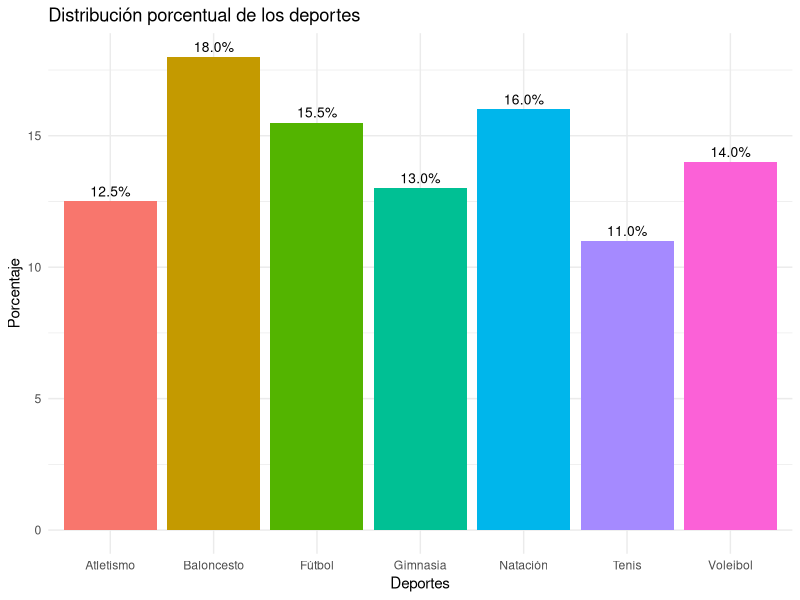
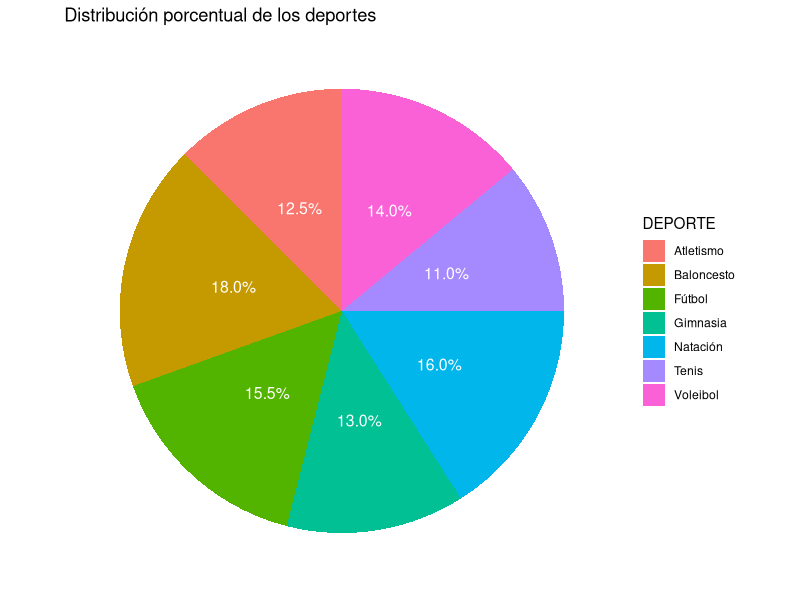
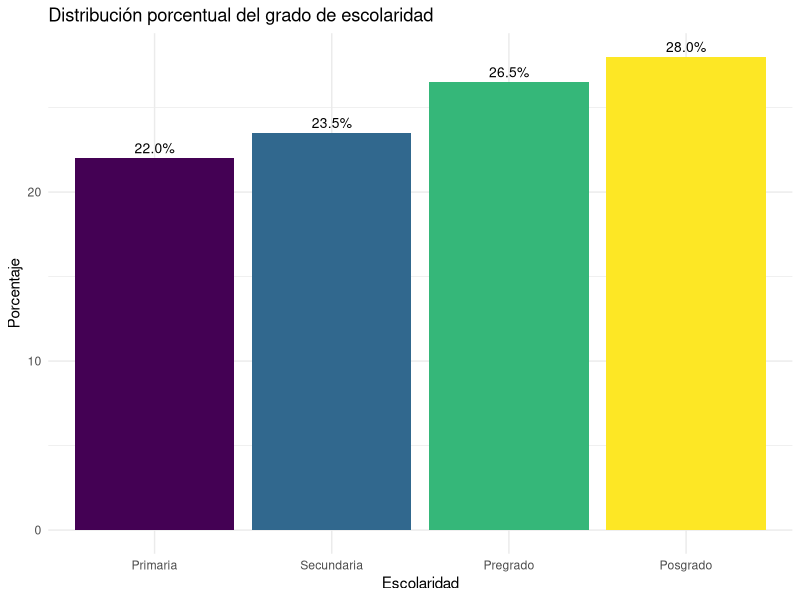
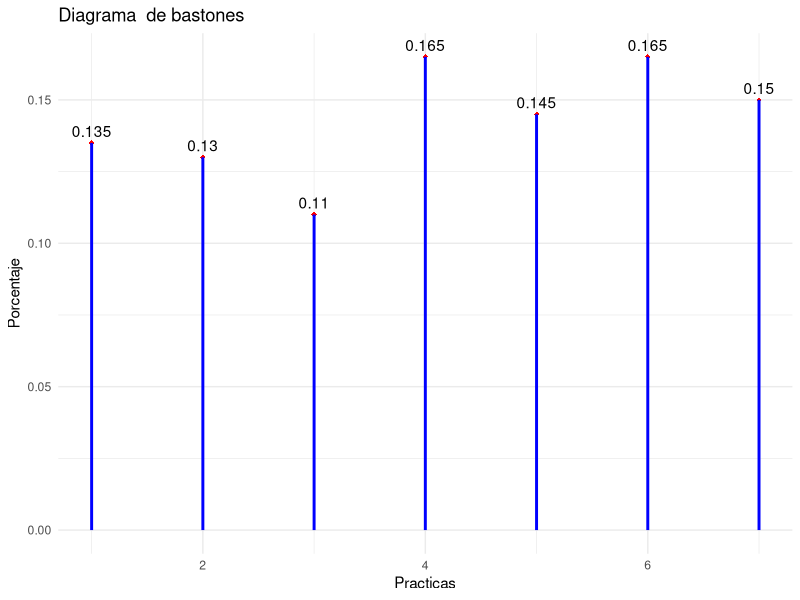
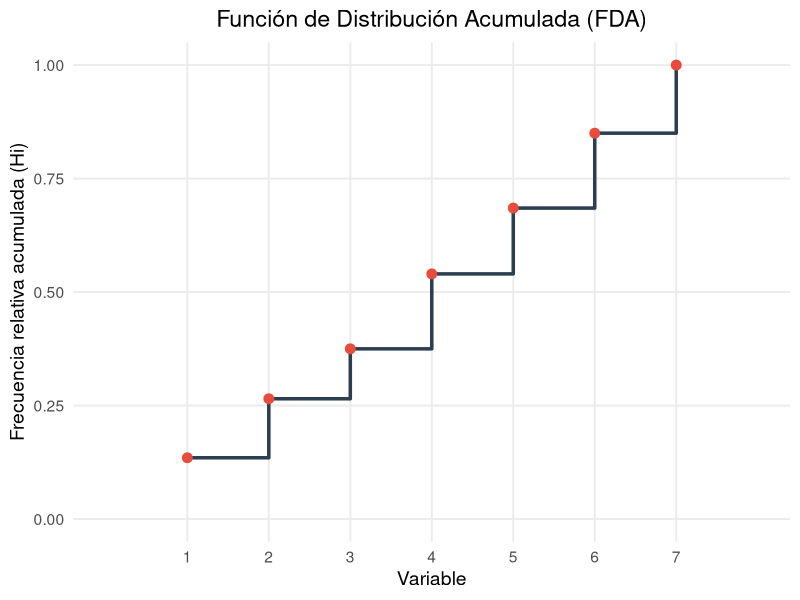
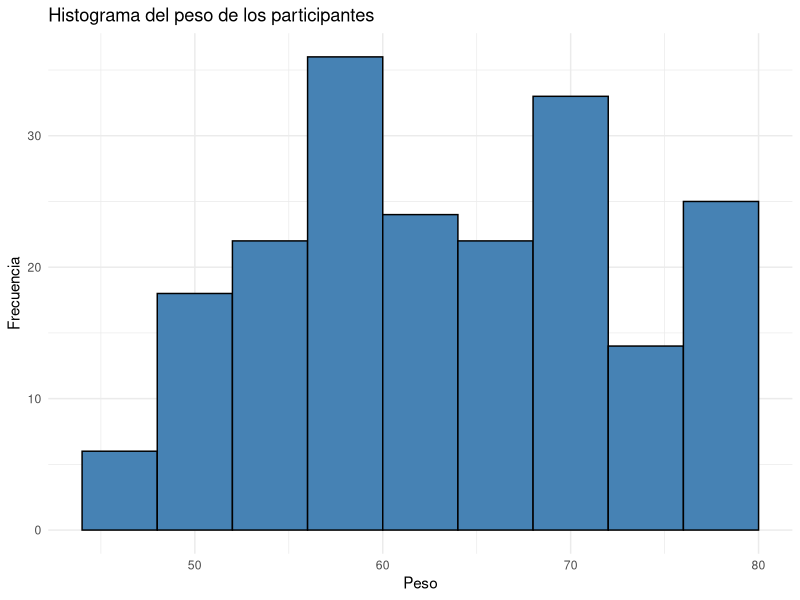
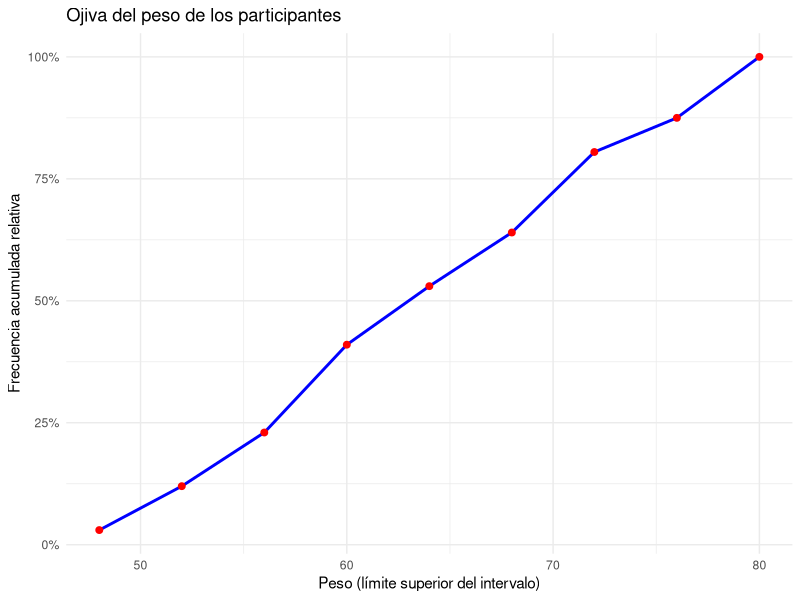
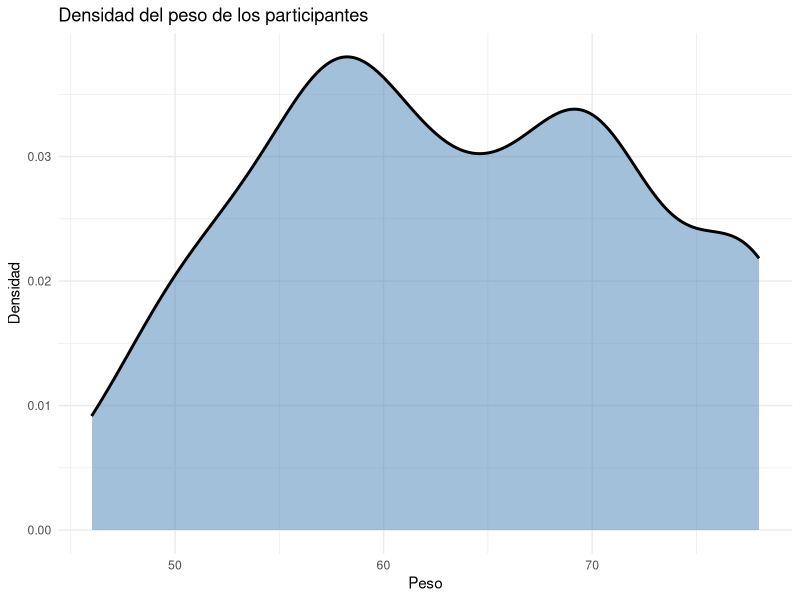

Recreate these plots in R, in order.
## ---- chunk 1
ipak <- function(pkg){
  
  # Definir repositorio CRAN (evita el error del mirror)
  options(repos = c(CRAN = "https://cloud.r-project.org"))
  
  # Identificar paquetes instalados
  installed <- rownames(installed.packages())
  
  # Identificar paquetes faltantes
  new.pkg <- setdiff(pkg, installed)
  
  # Instalar paquetes faltantes
  if(length(new.pkg) > 0){
    install.packages(new.pkg, dependencies = TRUE)
  }
  
  # Cargar paquetes sin mostrar mensajes
  invisible(lapply(pkg, function(p){
    suppressPackageStartupMessages(
      library(p, character.only = TRUE)
    )
  }))
}

# Crear la lista de los paquetes a utilizar
packages <- c("tidyverse", "kableExtra", "psych", "readxl")

# Instalar y cargar los paquetes del listado anterior
ipak(packages)
## ---- chunk 2
Deporte <-read_excel("deporte.xlsx")
## ---- chunk 3
head(Deporte)
## ---- chunk 4
Deporte %>% names %>% length()
## ---- chunk 5
names(Deporte)
## ---- chunk 6
glimpse(Deporte)
## ---- chunk 7

Deporte$GENERO <- as.factor(Deporte$GENERO)
Deporte$DEPORTE <- as.factor(Deporte$DEPORTE)

Deporte$ESCOLARIDAD <- factor(Deporte$ESCOLARIDAD, 
                            levels = c("Primaria", "Secundaria", "Pregrado", "Posgrado"), ordered = TRUE)

Deporte$DESEMPEÑO <- factor(Deporte$DESEMPEÑO, 
                          levels = c("Bajo", "Medio", "Alto"), ordered = TRUE)

## ---- chunk 8
glimpse(Deporte)
## ---- chunk 9
# Crear la tabla original
tabla <- tibble(Deportes = Deporte$DEPORTE) %>% 
  group_by(Deportes) %>% 
  summarise(fi = n()) %>%
  mutate(
    hi = round(fi/sum(fi), 4), 
    Porcentaje = paste0(hi*100, "%"),)

# Convertir las columnas a character para evitar conflictos
tabla <- tabla %>% mutate(
  Deportes = as.character(Deportes))

# Añadir la fila de totales
totales <- tibble(
  Deportes = "Total",
  fi = sum(tabla$fi),
  hi = round(sum(tabla$hi), 4),
  Porcentaje = paste0(round(sum(tabla$hi) * 100, 2), "%"))

# Combinar la tabla con los totales
tabla_final <- bind_rows(tabla, totales)

# Mostrar la tabla final con kable
tabla_final %>% 
  knitr::kable(
    col.names = c("Deportes", "$f_i$", "$h_i$", "Porcentaje"), 
    align = c("l", "c", "c", "c"))
## ---- chunk 10
# Cargar las librerías necesarias
library(ggplot2)
library(dplyr)
library(readxl)


# Calcular los porcentajes de cada categoría en la variable ESTADO
deporte_counts <- Deporte %>%
  dplyr::count(DEPORTE) %>%
  mutate(porcentaje = n / sum(n) * 100)

# Crear el diagrama de barras
ggplot(deporte_counts, aes(x = DEPORTE, y = porcentaje, fill = DEPORTE)) +
  geom_bar(stat = "identity") +
  labs(title = "Distribución porcentual de los deportes", 
       x = "Deportes", 
       y = "Porcentaje") +
  theme_minimal() +
  theme(legend.position = "none") +
  geom_text(aes(label = sprintf("%.1f%%", porcentaje)), 
            vjust = -0.5, 
            color = "black", 
            size = 3.5)
## ---- chunk 11
# Cargar las librerías necesarias
library(ggplot2)
library(dplyr)
library(readxl)



# Calcular los porcentajes de cada categoría en la variable ESTADO
deporte_counts <- Deporte %>%
  dplyr::count(DEPORTE) %>%
  mutate(porcentaje = n / sum(n) * 100)

# Crear el diagrama circular
ggplot(deporte_counts, aes(x = "", y = porcentaje, fill = DEPORTE)) +
  geom_bar(stat = "identity", width = 1) +
  coord_polar("y") +
  labs(title = "Distribución porcentual de los deportes") +
  theme_minimal() +
  theme(axis.title.x = element_blank(),
        axis.title.y = element_blank(),
        panel.grid = element_blank(),
        axis.text.x = element_blank()) +
  geom_text(aes(label = sprintf("%.1f%%", porcentaje)), 
            position = position_stack(vjust = 0.5), 
            color = "white", 
            size = 4)
## ---- chunk 12
# Crear la tabla original
tabla <- tibble(Escolaridad = Deporte$ESCOLARIDAD) %>% 
  group_by(Escolaridad) %>% 
  summarise(fi = n()) %>%
  mutate(
    hi = round(fi/sum(fi), 4), 
    Porcentaje = paste0(hi*100, "%"),
    Fi = cumsum(fi),
    Hi = cumsum(hi)
  )

# Convertir las columnas Fucion, Fi, y Hi a character para evitar conflictos
tabla <- tabla %>% mutate(
  Escolaridad = as.character(Escolaridad),
  Fi = as.character(Fi),
  Hi = as.character(Hi)
)

# Añadir la fila de totales, dejando Fi y Hi vacíos
totales <- tibble(
  Escolaridad = "Total",
  fi = sum(tabla$fi),
  hi = round(sum(tabla$hi), 4),
  Porcentaje = paste0(round(sum(tabla$hi) * 100, 2), "%"),
  Fi = "",  # Puedes dejar en blanco o usar un valor numérico
  Hi = ""   # Puedes dejar en blanco o usar un valor numérico
)

# Combinar la tabla con los totales
tabla_final <- bind_rows(tabla, totales)

# Mostrar la tabla final con kable
tabla_final %>% 
  knitr::kable(
    col.names = c("Escolaridad", "fi", "hi", "Porcentaje", "Fi", "Hi"), 
    align = c("l", "c", "c", "c", "c", "c")
  )
## ---- chunk 13
# Cargar las librerías necesarias
library(ggplot2)
library(dplyr)
library(readxl)


# Calcular los porcentajes de cada categoría en la variable ESTADO
escolaridad_counts <- Deporte %>%
  dplyr::count(ESCOLARIDAD) %>%
  mutate(porcentaje = n / sum(n) * 100)

# Crear el diagrama de barras
ggplot(escolaridad_counts, aes(x = ESCOLARIDAD, y = porcentaje, fill = ESCOLARIDAD)) +
  geom_bar(stat = "identity") +
  labs(title = "Distribución porcentual del grado de escolaridad", 
       x = "Escolaridad", 
       y = "Porcentaje") +
  theme_minimal() +
  theme(legend.position = "none") +
  geom_text(aes(label = sprintf("%.1f%%", porcentaje)), 
            vjust = -0.5, 
            color = "black", 
            size = 3.5)
## ---- chunk 14
# Crear la tabla original
tabla <- tibble(Practicas = Deporte$PRACTICAS) %>% 
  group_by(Practicas) %>% 
  summarise(fi = n()) %>%
  mutate(
    hi = round(fi/sum(fi), 4), 
    Porcentaje = paste0(hi*100, "%"),
    Fi = cumsum(fi),
    Hi = cumsum(hi)
  )

# Convertir las columnas Personas, Fi, y Hi a character para evitar conflictos
tabla <- tabla %>% mutate(
  Practicas = as.character(Practicas),
  Fi = as.character(Fi),
  Hi = as.character(Hi)
)

# Añadir la fila de totales, dejando Fi y Hi vacíos
totales <- tibble(
  Practicas = "Total",
  fi = sum(tabla$fi),
  hi = round(sum(tabla$hi), 2),
  Porcentaje = paste0(round(sum(tabla$hi) * 100, 2), "%"),
  Fi = "",  # Puedes dejar en blanco o usar un valor numérico
  Hi = ""   # Puedes dejar en blanco o usar un valor numérico
)

# Combinar la tabla con los totales
tabla_final <- bind_rows(tabla, totales)

# Mostrar la tabla final con kable
tabla_final %>% 
  knitr::kable(
    col.names = c("Practicas", "fi", "hi", "Porcentaje", "Fi", "Hi"), 
    align = c("l", "c", "c", "c", "c", "c")
  )
## ---- chunk 15
# valores de la variable
x <- c(1,2,3,4,5,6,7)
# f.m.p.
fx <- c(0.135, 0.130, 0.110, 0.165, 0.145, 0.165, 0.150)

# Crear un dataframe con los datos
df <- data.frame(x = x, fx = fx)

# Gráfico con ggplot2
ggplot(df, aes(x = x, y = fx)) +
  geom_point(shape = 18, color = "red") +
  geom_segment(aes(xend = x, yend = 0), size = 1, color = "blue") +
  labs(x = "Practicas", y = "Porcentaje", title = "Diagrama  de bastones") +
  theme_minimal() +
  geom_text(aes(label = fx), vjust = -0.5)
## ---- chunk 16
# Cargar librerías
library(ggplot2)
library(tibble)

# Crear datos
df <- tibble(
  x = c(1,2,3,4,5,6,7),
  Hi = c(0.135, 0.265, 0.375, 0.54, 0.685, 0.85, 1)
)

# Gráfica de función de distribución acumulada
ggplot(df, aes(x = x, y = Hi)) +
  geom_step(color = "#2C3E50", size = 1.2) +        # línea escalonada (CDF)
  geom_point(color = "#E74C3C", size = 3) +         # puntos
  scale_x_continuous(breaks = df$x, limits = c(0, 8)) +
  scale_y_continuous(limits = c(0, 1)) +
  labs(
    title = "Función de Distribución Acumulada (FDA)",
    x = "Variable",
    y = "Frecuencia relativa acumulada (Hi)"
  ) +
  theme_minimal(base_size = 14) +
  theme(
    plot.title = element_text(face = "plain", hjust = 0.5),
    panel.grid.minor = element_blank()
  )
## ---- chunk 17
Min <- min(Deporte$PESO)
Min
## ---- chunk 18
Max <- max(Deporte$PESO)
Max
## ---- chunk 19
R <- Max-Min
R
## ---- chunk 20
m <- ceiling(1 + 3.322*log10(nrow(Deporte)))
m
## ---- chunk 21
A <- ceiling((R/m) * 1) / 1
A
## ---- chunk 22
RC <- A*m
RC
## ---- chunk 23
D <- RC-R
D
## ---- chunk 24
Xmin <- Min-4
Xmin
## ---- chunk 25
Xmax <- Max+4
Xmax
## ---- chunk 26
library(dplyr)
library(kableExtra)

m1 <- (Xmin+(Xmin+A))/2

interv = cut(x = Deporte$PESO, breaks = seq(Xmin, Xmax, by = A), include.lowest = TRUE)

tabla <- tibble(Peso = interv) %>% 
  group_by(Peso) %>% 
  summarise(fi = n()) %>% 
  mutate(hi = fi / sum(fi)) %>% 
  mutate(
    mi = seq(m1, m1+(m-1)*A, by = A) %>% as.character(),  # Convertir `mi` a carácter
    Fi = cumsum(fi) %>% as.character(),                   # Convertir `Fi` a carácter
    Hi = cumsum(fi / sum(fi)) %>% as.character()          # Convertir `Hi` a carácter
  ) %>% 
  relocate(Peso, mi, fi)
  

# Agregar la fila total con casillas en blanco
tabla <- tabla %>% 
  add_row(Peso = "Total", mi = "", fi = sum(tabla$fi), hi = sum(tabla$hi), Fi = "", Hi = "")

# Generar la tabla con knitr::kable y agregar título
tabla %>% 
  knitr::kable(
    col.names = c("Peso", "mi", "fi", "hi", "Fi", "Hi"), 
    align = c("l", "r", "r", "r", "r", "r")
  ) %>% 
  kableExtra::kable_styling(full_width = FALSE) %>% 
  kableExtra::add_header_above(c("Distribuciones de frecuencias para la variable Peso" = 6))
## ---- chunk 27
library(ggplot2)

# Crear el dataframe manualmente (según tu tabla)
peso <- data.frame(
  li = c(44, 48, 52, 56, 60, 64, 68, 72, 76),
  ls = c(48, 52, 56, 60, 64, 68, 72, 76, 80),
  mi = c(46, 50, 54, 58, 62, 66, 70, 74, 78),
  fi = c(6, 18, 22, 36, 24, 22, 33, 14, 25)
)

# Graficar histograma (usando geom_col porque son datos agrupados)
ggplot(peso, aes(x = mi, y = fi)) +
  geom_col(width = 4, fill = "steelblue", color = "black") +
  labs(
    title = "Histograma del peso de los participantes",
    x = "Peso",
    y = "Frecuencia"
  ) +
  theme_minimal()
## ---- chunk 28
library(ggplot2)

# Crear el dataframe según tu tabla
peso <- data.frame(
  li = c(44, 48, 52, 56, 60, 64, 68, 72, 76),
  ls = c(48, 52, 56, 60, 64, 68, 72, 76, 80),
  Hi = c(0.03, 0.12, 0.23, 0.41, 0.53, 0.64, 0.805, 0.875, 1.000)
)

# Graficar la ojiva
ggplot(peso, aes(x = ls, y = Hi)) +
  geom_line(color = "blue", size = 1) +
  geom_point(color = "red", size = 2) +
  labs(
    title = "Ojiva del peso de los participantes",
    x = "Peso (límite superior del intervalo)",
    y = "Frecuencia acumulada relativa"
  ) +
  scale_y_continuous(labels = scales::percent) +
  theme_minimal()
## ---- chunk 29
library(ggplot2)
library(dplyr)

# Datos agrupados
peso <- data.frame(
  mi = c(46, 50, 54, 58, 62, 66, 70, 74, 78),
  fi = c(6, 18, 22, 36, 24, 22, 33, 14, 25)
)

# Expandir los datos (aproximación)
peso_expandida <- peso %>%
  slice(rep(1:n(), fi))

# Gráfico de densidad
ggplot(peso_expandida, aes(x = mi)) +
  geom_density(fill = "steelblue", alpha = 0.5, size = 1) +
  labs(
    title = "Densidad del peso de los participantes",
    x = "Peso",
    y = "Densidad"
  ) +
  theme_minimal()
## ---- chunk 30
# Cargar las bibliotecas necesarias
library(dplyr)
library(readxl)
library(kableExtra)



# Crear una tabla de contingencia con DEPORTE y ESCOLARIDAD
table_DEPORTE_ESCOLARIDAD <- table(Deporte$DEPORTE, Deporte$ESCOLARIDAD)

# Convertir la tabla a un data frame para facilitar el manejo de datos
table_df <- as.data.frame.matrix(table_DEPORTE_ESCOLARIDAD)

# Calcular los totales de frecuencia absoluta (Total)
table_df$Total <- rowSums(table_df)  # Totales por fila
total_fi <- sum(table_df$Total)      # Total general

# Añadir una fila de totales al final de la tabla
table_df <- rbind(table_df, Total = c(colSums(table_DEPORTE_ESCOLARIDAD), total_fi))

# Mostrar la tabla con kableExtra, aplicando color solo a la fila de Totales
table_df %>%
  kable("html", caption = "Tabla de Frecuencias absolutas de DEPORTE vs ESCOLARIDAD de los participantes") %>%
  kable_styling(bootstrap_options = c("striped", "hover", "condensed", "responsive"),
                full_width = F, position = "center") %>%
  row_spec(nrow(table_df), bold = T, color = "white", background = "darkblue")  # Resaltar solo la fila de Totales
## ---- chunk 31
# Cargar las bibliotecas necesarias
library(dplyr)
library(readxl)
library(kableExtra)


# Crear una tabla de contingencia con DEPORTE y ESCOLARIDAD
table_DEPORTE_ESCOLARIDAD <- table(Deporte$DEPORTE, Deporte$ESCOLARIDAD)

# Convertir la tabla a un data frame para facilitar el manejo de datos
table_df <- as.data.frame.matrix(table_DEPORTE_ESCOLARIDAD)

# Calcular el total general para las frecuencias relativas
total_fi <- sum(table_df)  # Total general para todas las celdas

# Calcular las frecuencias relativas
table_df <- table_df / total_fi  # Dividir cada valor por el total general para obtener la frecuencia relativa

# Calcular los totales de frecuencia relativa por fila y columna
table_df$Total <- rowSums(table_df)  # Totales por fila (frecuencias relativas)
total_column <- colSums(table_df)  # Totales por columna (frecuencias relativas)

# Añadir una fila de totales al final de la tabla
table_df <- rbind(table_df, Total = total_column)

# Mostrar la tabla con kableExtra, aplicando color solo a la fila de Totales
table_df %>%
  kable("html", caption = "Tabla de Frecuencias Relativas de DEPORTE vs ESCOLARIDAD de los participantes") %>%
  kable_styling(bootstrap_options = c("striped", "hover", "condensed", "responsive"),
                full_width = F, position = "center") %>%
  row_spec(nrow(table_df), bold = T, color = "white", background = "darkblue")  # Resaltar solo la fila de Totales
## ---- chunk 32
# Cargar las librerías necesarias
library(ggplot2)
library(dplyr)
library(readxl)

# Calcular los porcentajes de cada categoría de DEPORTE dentro del nivel de ESCOLARIDAD
data_porcentaje <- Deporte %>%
  count(DEPORTE, ESCOLARIDAD) %>%
  group_by(DEPORTE) %>%
  mutate(porcentaje = n / sum(n) * 100)

# Crear el diagrama de barras conjuntas con porcentajes
ggplot(data_porcentaje, aes(x = DEPORTE, y = porcentaje, fill = ESCOLARIDAD)) +
  geom_bar(stat = "identity", position = "dodge") +  # Usar "stack" si deseas barras apiladas
  labs(title = "Distribución porcentual de DEPORTE por el nivel de ESCOLARIDAD",
       x = "Deporte",
       y = "Porcentaje",
       fill = "Escolaridad") +
  geom_text(aes(label = sprintf("%.1f%%", porcentaje)), 
            position = position_dodge(0.9), 
            vjust = -0.5, 
            size = 2.5, 
            angle = 45) +   # etiquetas rotadas y más pequeñas
  theme_minimal(base_size = 15) +  # todo el gráfico más grande
  theme(
    plot.title = element_text(size = 12, face = "plain"),
    axis.title = element_text(size = 12),
    axis.text = element_text(size = 8),
    legend.title = element_text(size = 12),
    legend.text = element_text(size = 8)
  )+ scale_fill_brewer(palette = "Set2")
## ---- chunk 33
# Cargar las librerías necesarias
library(ggplot2)
library(dplyr)
library(readxl)


# Calcular los porcentajes de cada categoría de DEPORTE dentro de cada ESCOLARIDAD
data_porcentaje <- Deporte %>%
  count(DEPORTE, ESCOLARIDAD) %>%
  group_by(DEPORTE) %>%
  mutate(porcentaje = n / sum(n) * 100)

# Crear el diagrama de barras apiladas con porcentajes
ggplot(data_porcentaje, aes(x = DEPORTE, y = porcentaje, fill = ESCOLARIDAD)) +
  geom_bar(stat = "identity", position = "stack") +
  labs(title = "Distribución porcentual del DEPORTE por nivel de ESCOLARIDAD",
       x = "Deporte",
       y = "Porcentaje",
       fill = "Escolaridad") +
  theme_minimal() +
  geom_text(aes(label = sprintf("%.1f%%", porcentaje)), 
            position = position_stack(vjust = 0.5), 
            color = "white",
            size = 3)+
  theme(
    plot.title = element_text(size = 10)
  )+ scale_fill_brewer(palette = "Set2")
## ---- chunk 34
# Cargar las librerías necesarias
library(ggplot2)
library(dplyr)
library(readxl)


# Calcular los porcentajes de cada categoría de DEPORTE dentro de cada ESCOLARIDAD
data_porcentaje <- Deporte %>%
  count(DEPORTE, ESCOLARIDAD) %>%
  group_by(DEPORTE) %>%
  mutate(porcentaje = n / sum(n) * 100)

# Crear el diagrama de barras apiladas en forma horizontal con porcentajes
ggplot(data_porcentaje, aes(x = DEPORTE, y = porcentaje, fill = ESCOLARIDAD)) +
  geom_bar(stat = "identity", position = "stack") +
  labs(title = "Distribución porcentual de DEPORTE por nivel de ESCOLARIDAD",
       x = "Deporte",
       y = "Porcentaje",
       fill = "Escolaridad") +
  theme_minimal() +
  geom_text(aes(label = sprintf("%.1f%%", porcentaje)), 
            position = position_stack(vjust = 0.5), 
            color = "white",
            size = 3) +
  coord_flip()+
  theme(
    plot.title = element_text(size = 10)  # título más pequeño y sin negrita
  )+ scale_fill_brewer(palette = "Set2")
